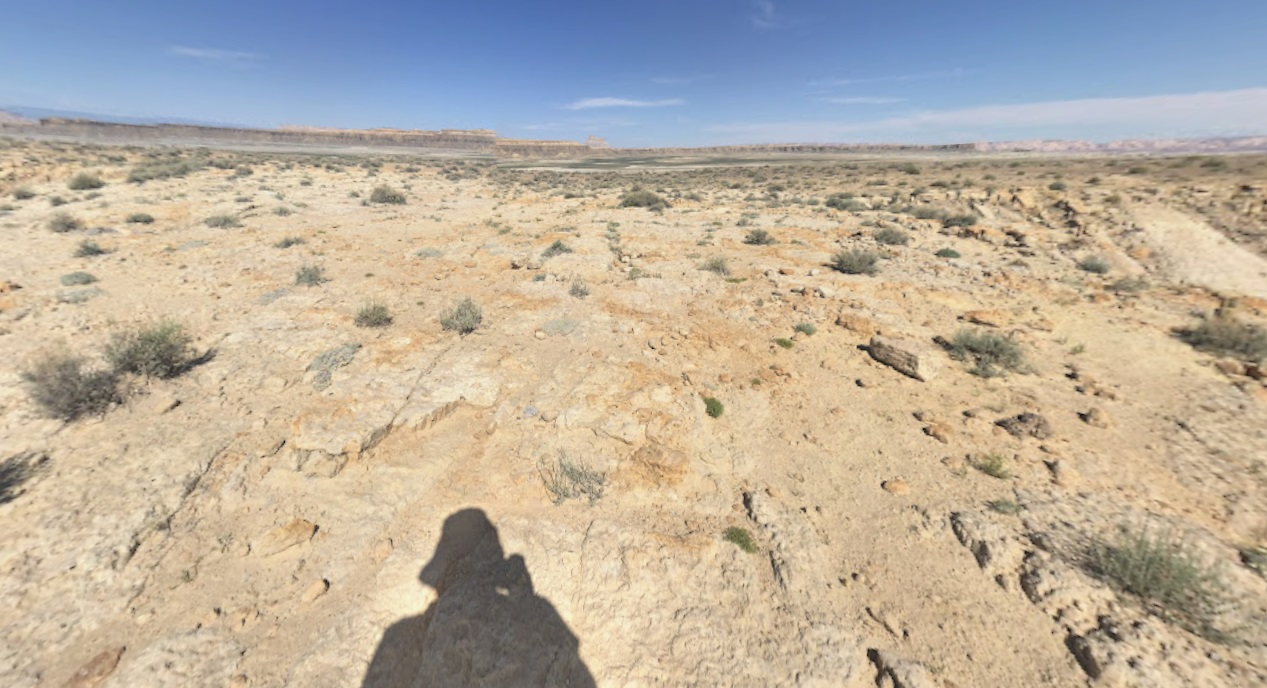
#> input picture ros2_ws/src/py_pubsub/py_pubsub/Utah/1.jpg, 1267 x 688 px; its folder holds only this picture in this run
$ python detect_hammer.py
#> lines starting #> are read from the running program, lines starting #| are printed output that depends on the picture; after the words box and inside, x2 and y2 are one past the last pixel; in counts of white or black regions, pixels touching at a corner belong together; long printed decimals are rounded
#> further down, random_img is the input picture: shape (688, 1267, 3); mean B, G, R 160.3, 175.4, 186.1
import cv2
import numpy as np
import os
import random

# Resize for better visualization
def resize_image(image, max_width=1000, max_height=800):
    h, w = image.shape[:2]
    scale = min(max_width / w, max_height / h)
    if scale < 1:
        image = cv2.resize(image, (int(w * scale), int(h * scale)), interpolation=cv2.INTER_AREA)
    return image

def get_hsv_at_pixel(hsv_image, x, y):
    # Get the HSV value at the specified (x, y) coordinate
    h, s, v = hsv_image[y, x]  # OpenCV uses (row, column) format

    return (int(h), int(s), int(v))

def detect_orange_hammer(image):
    height, width = image.shape[:2]
#> height = 688; width = 1267
    total_area = float(width * height)
#> total_area = 871696
    print(f"w, h: {width}, {height}")
#| w, h: 1267, 688

    # Apply bilateral filter to reduce noise while keeping edges sharp
    blurred = image
    #blurred = cv2.bilateralFilter(image, 9, 85, 75)
    #blurred = cv2.GaussianBlur(blurred, (11, 11), 0)

    # Convert to HSV color space
    hsv = cv2.cvtColor(blurred, cv2.COLOR_BGR2HSV)
#> hsv: shape (688, 1267, 3); mean H, S, V 36.2, 68.2, 200.1
    print(f"HSV: {get_hsv_at_pixel(hsv, 284, 282)}")
#> in get_hsv_at_pixel, `h, s, v = hsv_image[y, x]`: h = 18; s = 67; v = 228
#| HSV: (18, 67, 228)

    # Extract Hue, Saturation, and Value channels
    hue, sat, val = cv2.split(hsv)
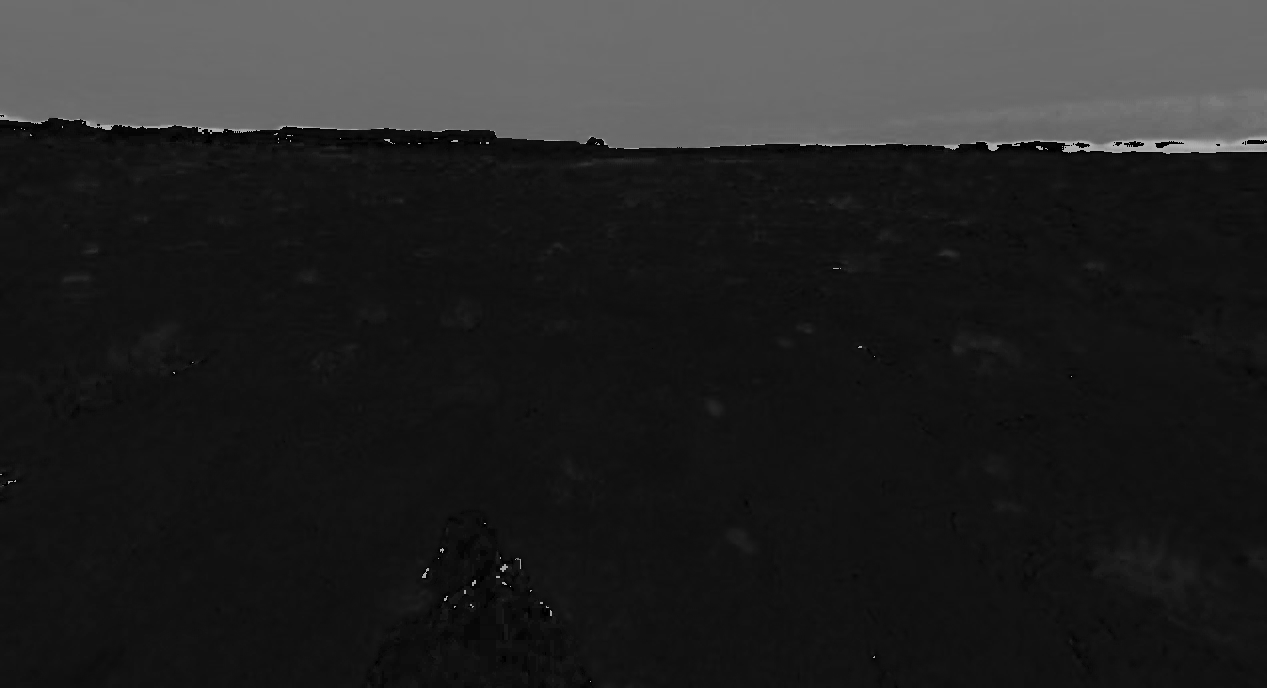
#> hue: shape (688, 1267); min 0, max 179, mean 36.2
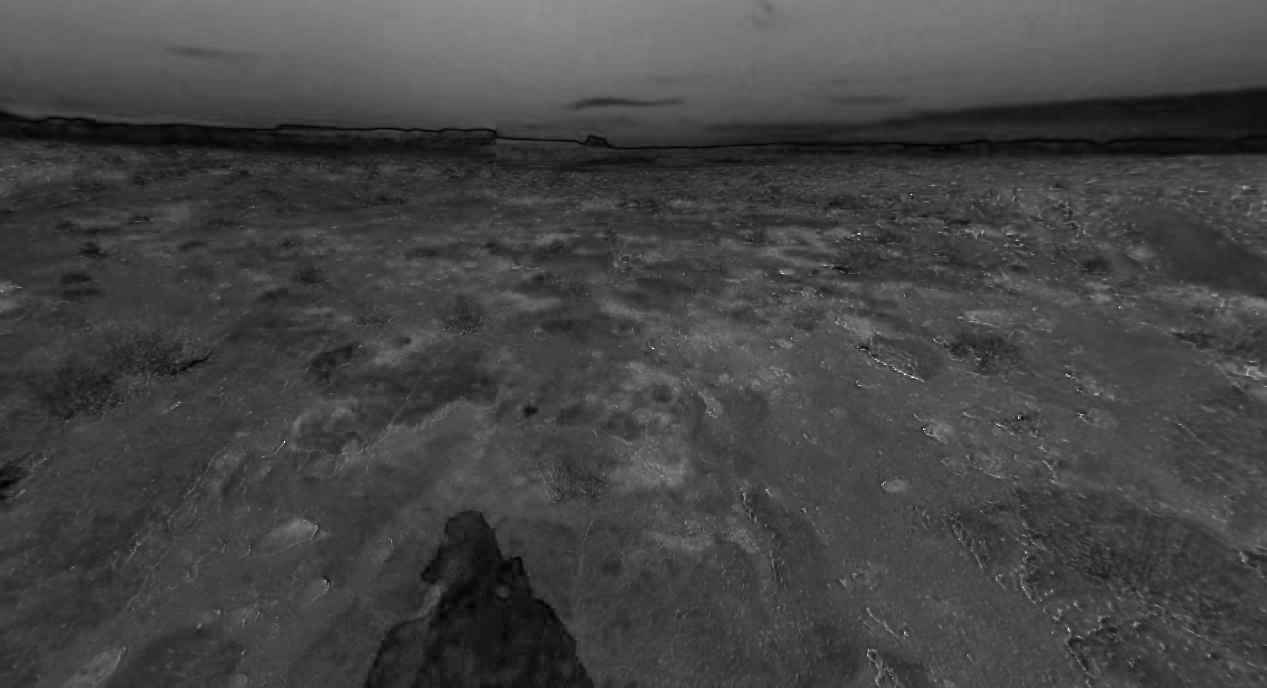
#> sat: shape (688, 1267); min 0, max 255, mean 68.2
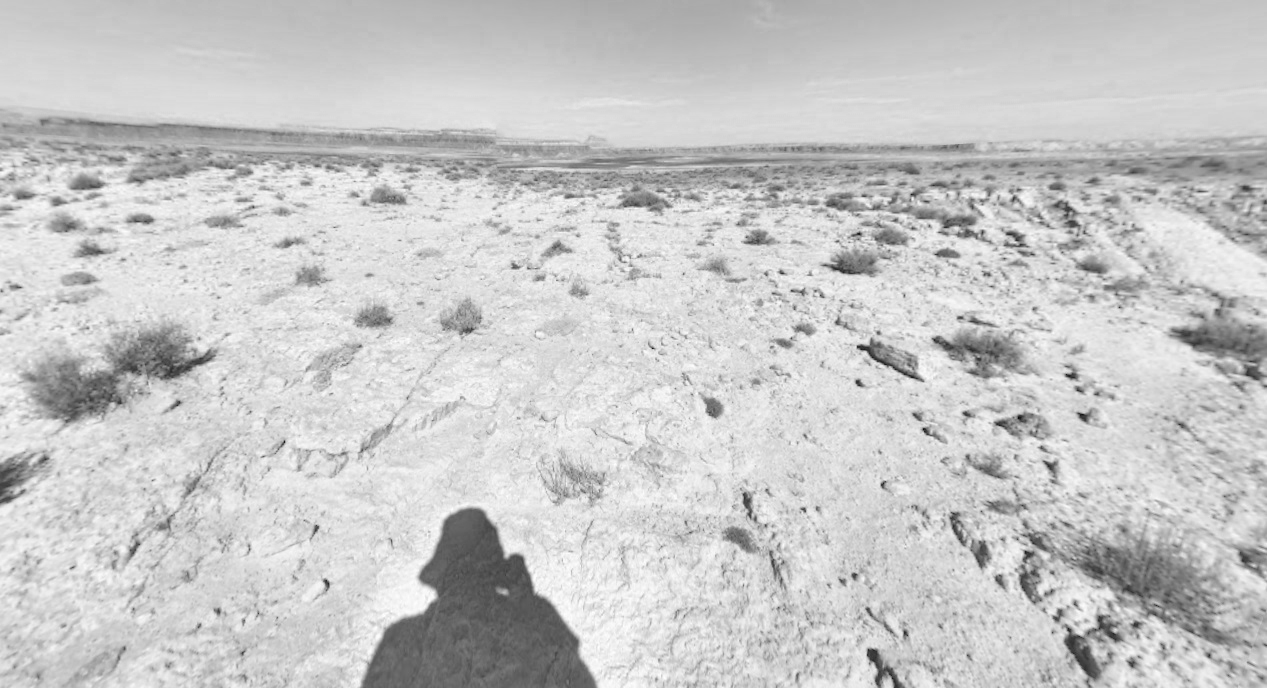
#> val: shape (688, 1267); min 13, max 255, mean 200.1
    # [8 lines of commented-out code are left out]
    mask = np.zeros_like(hue, dtype=np.uint8)

    # Define threshold for "Saturation + Value must be above a certain level"
    min_sum_sv = 20  # Adjust as needed

    # Mask for red-orange range (Hue: 1-10)
    #mask_red_orange = (hue >= 5) & (hue <= 10) & (sat >= 100) & (val >= 120) & ((sat + val) >= min_sum_sv)

    # Mask for yellow-orange range (Hue: 10-17)
    mask_yellow_orange = (hue > 1) & (hue <= 20) & (sat >= 120) & (val >= 120) & ((sat + val) >= min_sum_sv)
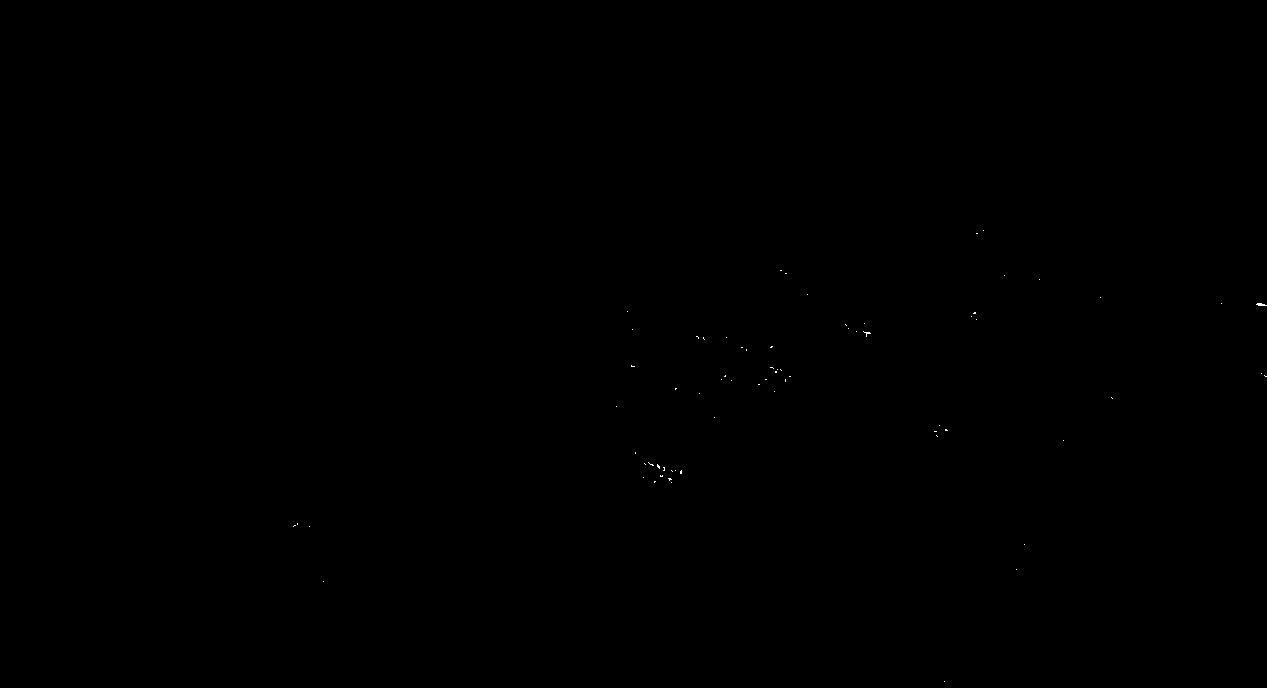
#> mask_yellow_orange: shape (688, 1267) bool; 0.02% white in thin lines or dots, all inside (x1, y1, x2, y2) = (293, 230, 1267, 682)

    # Combine both masks
    # mask = (mask_red_orange | mask_yellow_orange).astype(np.uint8) * 255
    mask = (mask_yellow_orange).astype(np.uint8) * 255

    # Find contours in the mask
    contours, _ = cv2.findContours(mask, cv2.RETR_EXTERNAL, cv2.CHAIN_APPROX_SIMPLE)
#> contours = 71 contours, all with area under 20

    if not contours:
        print("No orange hammer detected.")
        return None, None, None, blurred

    # Find the largest contour by area
    largest_contour = max(contours, key=cv2.contourArea)
#> largest_contour = contour of 9 points, box (x1, y1, x2, y2) (1256, 303, 1267, 306), area 12
    largest_area = cv2.contourArea(largest_contour)
#> largest_area = 12
    size_percent = largest_area / total_area
#> size_percent = 1.38e-05

    # if size_percent < 0.00005:
    #     print(f"No orange hammer detected. Largest size was {size_percent:.6f}")
    #     return None, None, None, blurred

    # Get bounding box for the largest contour
    x, y, w, h = cv2.boundingRect(largest_contour)
#> x = 1256; y = 303; w = 11; h = 3
    x_pos = x / width  # Normalize x position
#> x_pos = 0.991
    y_pos = y / height  # Normalize y position
#> y_pos = 0.44

    # cv2.drawContours(output_image, [largest_contour], -1, (0, 255, 0), 2)
    # cv2.rectangle(output_image, (x, y), (x + w, y + h), (255, 0, 0), 2)

    # Draw the largest contour and bounding box
    output_image = blurred.copy()

    for contour in contours:
        contour_size = cv2.contourArea(contour)
        if contour_size / total_area < 0.00004:
            continue
        cv2.drawContours(output_image, [contour], -1, (0, 255, 0), 1)
        x, y, w, h = cv2.boundingRect(contour)
        cv2.rectangle(output_image, (x, y), (x + w, y + h), (255, 0, 0), 1)
#> this loop made 71 passes
#> (contour, contour_size) on passes 1, 2, 3, 4, 5, 6, 7, 8, 9, 11, 13, 14: ([[944, 681]], 0), ([[323, 581]], 0), ([[1016, 569]], 0), ([[1024, 544]], 0), ([[309, 526]], 0), ([[294, 525], [293, 526], [294, 525], [295, 525]], 0), ([[297, 523], [297, 524]], 0), ([[671, 482]], 0), ([[654, 481], [654, 482], [655, 481]], 0.5), ([[643, 477]], 0), ([[681, 470], [680, 471], [680, 473], [681, 473]], 2.5), ([[675, 470]], 0)
#> contour_size on passes 10, 12, 16, 19, 51, 52: 2.5, 1, 1, 1, 0, 4.5

    print(f"Hammer detected at (x={x_pos:.3f}, y={y_pos:.3f}). Size as a percent of image space: {size_percent:.5f}")
#| Hammer detected at (x=0.991, y=0.440). Size as a percent of image space: 1e-05

    return x_pos, y_pos, size_percent, output_image

# [21 lines left out: function get_average_hsv, not called in this run]

def get_random_image(folder_path, i):
    """
    Selects a random image file from the given folder.

    :param folder_path: Path to the folder containing images.
    :return: Path to a randomly selected image or None if no images are found.
    """
    if not os.path.isdir(folder_path):
        print("Error: The provided path is not a valid directory.")
        return None

    # Get a list of image files (common formats)
    valid_extensions = (".jpg", ".jpeg", ".png", ".bmp", ".gif", ".tiff")
    image_files = [f for f in os.listdir(folder_path) if f.lower().endswith(valid_extensions)]

    if not image_files:
        print("Error: No image files found in the directory.")
        return None

    # Select a random image
    random_image = random.choice(image_files)
    #random_image = image_files[i]
    result = os.path.join(folder_path, random_image)
    print(random_image)
    return result

# [21 lines left out: function color_cluster_segmentation, not called in this run]

# average_hsv = get_average_hsv("it2.jpg")
# print(f"Average HSV: {average_hsv}")
i = 0
while True:
    random_img_path = get_random_image("Utah/", i)
    i = i + 1
    random_img = cv2.imread(random_img_path)
    # [6 lines of commented-out code are left out]
    x,y,size,image = detect_orange_hammer(random_img)
#> x = 0.991; y = 0.44; size = 1.38e-05

    image = resize_image(image)
    cv2.imshow("Detected Hammer", image)
    cv2.waitKey(0)
    cv2.destroyAllWindows()

$ run again, on ros2_ws/src/py_pubsub/py_pubsub/Utah/2.jpg
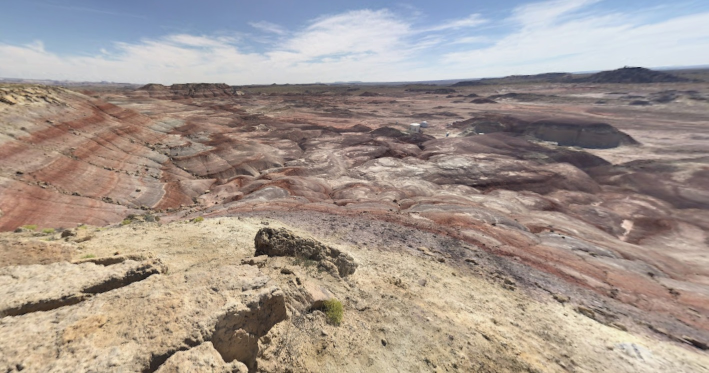
#> input picture ros2_ws/src/py_pubsub/py_pubsub/Utah/2.jpg, 1417 x 746 px (shown at 1/2 size)
#> random_img is the input picture: shape (746, 1417, 3); mean B, G, R 143, 150.8, 163.5
#| w, h: 1417, 746
#> hsv: shape (746, 1417, 3); mean H, S, V 41, 53.2, 170.5
#> in get_hsv_at_pixel, `h, s, v = hsv_image[y, x]`: h = 12; s = 83; v = 136
#| HSV: (12, 83, 136)
#> in detect_orange_hammer, `hue, sat, val = cv2.split(hsv)`:
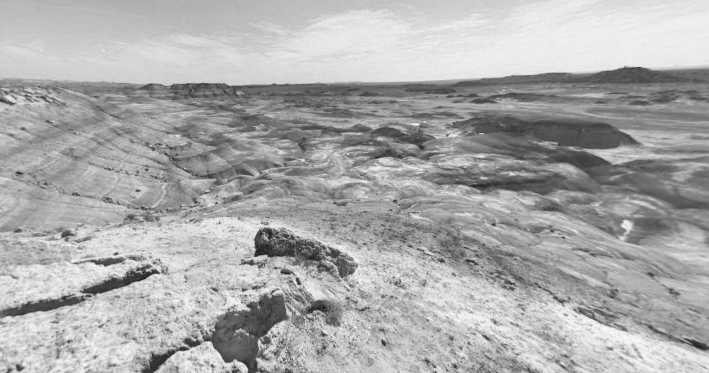
#> val: shape (746, 1417) (shown at 1/2 size); min 9, max 254, mean 170.5
#> mask_yellow_orange: shape (746, 1417) bool; 0.02% white in thin lines or dots, all inside (x1, y1, x2, y2) = (24, 190, 688, 721)
#> contours = 54 contours, all with area under 20
#> largest_contour = contour of 24 points, box (x1, y1, x2, y2) (202, 212, 217, 216), area 18
#> largest_area = 17.5
#> size_percent = 1.66e-05
#> in detect_orange_hammer, `x, y, w, h = cv2.boundingRect(largest_contour)`: x = 202; y = 212; w = 15; h = 4
#> x_pos = 0.143
#> y_pos = 0.284
#> the loop in detect_orange_hammer, `for contour in contours:` made 54 passes
#> (contour, contour_size) on passes 1 to 8: ([[641, 720]], 0), ([[611, 715]], 0), ([[604, 700]], 0), ([[547, 699]], 0), ([[614, 698]], 0), ([[658, 682]], 0), ([[339, 675]], 0), ([[149, 675], [150, 675]], 0)
#| Hammer detected at (x=0.143, y=0.284). Size as a percent of image space: 2e-05
#> `x,y,size,image = detect_orange_hammer(random_img)`: x = 0.143; y = 0.284; size = 1.66e-05
#> in resize_image, `image = cv2.resize(image, (int(w * scale), int(h * scale)), interpolat..`:
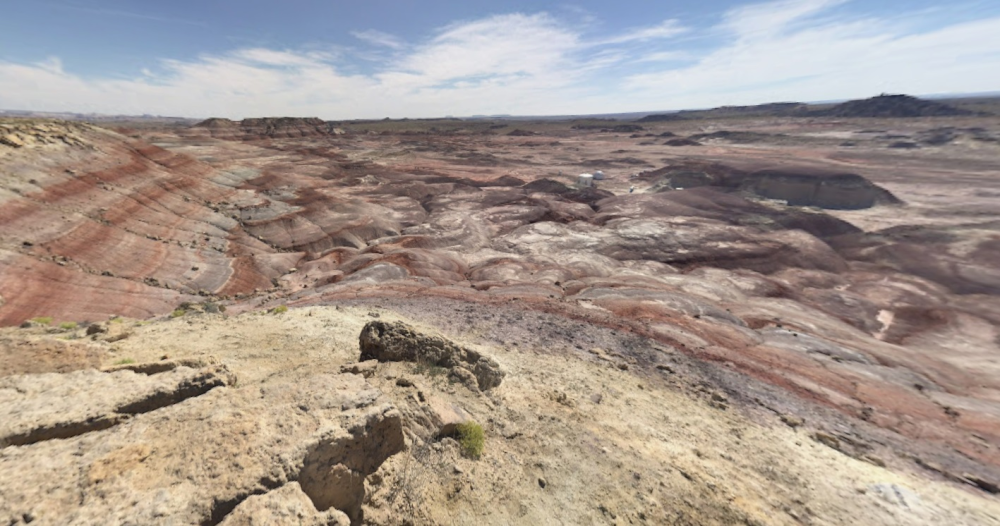
#> image: shape (526, 1000, 3); mean of channels 0, 1, 2 143, 150.8, 163.5; drawn as B, G, R
